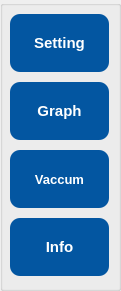
   <widget class="QGroupBox" name="groupBox_2">
    <property name="geometry">
     <rect>
      <x>10</x>
      <y>60</y>
      <width>121</width>
      <height>291</height>
     </rect>
    </property>
    <property name="font">
     <font>
      <family>나눔스퀘어_ac ExtraBold</family>
      <pointsize>12</pointsize>
      <weight>75</weight>
      <bold>true</bold>
     </font>
    </property>
    <property name="title">
     <string/>
    </property>
    <property name="alignment">
     <set>Qt::AlignLeading|Qt::AlignLeft|Qt::AlignVCenter</set>
    </property>
    <property name="flat">
     <bool>false</bool>
    </property>
    <property name="checkable">
     <bool>false</bool>
    </property>
    <widget class="QWidget" name="verticalLayoutWidget_3">
     <property name="geometry">
      <rect>
       <x>10</x>
       <y>10</y>
       <width>101</width>
       <height>271</height>
      </rect>
     </property>
     <layout class="QVBoxLayout" name="verticalLayout_3">
      <item>
       <widget class="QPushButton" name="setting_button">
        <property name="sizePolicy">
         <sizepolicy hsizetype="MinimumExpanding" vsizetype="MinimumExpanding">
          <horstretch>0</horstretch>
          <verstretch>0</verstretch>
         </sizepolicy>
        </property>
        <property name="minimumSize">
         <size>
          <width>0</width>
          <height>50</height>
         </size>
        </property>
        <property name="maximumSize">
         <size>
          <width>99</width>
          <height>58</height>
         </size>
        </property>
        <property name="font">
         <font>
          <family>Arial</family>
          <pointsize>11</pointsize>
          <weight>75</weight>
          <bold>true</bold>
         </font>
        </property>
        <property name="styleSheet">
         <string notr="true">
background-color: rgb(3, 86, 161);
color: rgb(255, 255, 255);
    border-width: 2px;
    border-radius: 10px;</string>
        </property>
        <property name="text">
         <string>Setting</string>
        </property>
       </widget>
      </item>
      <item>
       <widget class="QPushButton" name="graph_button">
        <property name="sizePolicy">
         <sizepolicy hsizetype="MinimumExpanding" vsizetype="MinimumExpanding">
          <horstretch>0</horstretch>
          <verstretch>0</verstretch>
         </sizepolicy>
        </property>
        <property name="maximumSize">
         <size>
          <width>99</width>
          <height>58</height>
         </size>
        </property>
        <property name="font">
         <font>
          <family>Arial</family>
          <pointsize>11</pointsize>
          <weight>75</weight>
          <bold>true</bold>
         </font>
        </property>
        <property name="styleSheet">
         <string notr="true">
background-color: rgb(3, 86, 161);
color: rgb(255, 255, 255);
    border-width: 2px;
    border-radius: 10px;</string>
        </property>
        <property name="text">
         <string>Graph</string>
        </property>
       </widget>
      </item>
      <item>
       <widget class="QLabel" name="vaccum_label">
        <property name="sizePolicy">
         <sizepolicy hsizetype="MinimumExpanding" vsizetype="MinimumExpanding">
          <horstretch>0</horstretch>
          <verstretch>0</verstretch>
         </sizepolicy>
        </property>
        <property name="maximumSize">
         <size>
          <width>99</width>
          <height>58</height>
         </size>
        </property>
        <property name="font">
         <font>
          <family>Arial</family>
          <pointsize>10</pointsize>
          <weight>75</weight>
          <bold>true</bold>
         </font>
        </property>
        <property name="styleSheet">
         <string notr="true">
background-color: rgb(3, 86, 161);
color: rgb(255, 255, 255);
    border-width: 2px;
    border-radius: 10px;</string>
        </property>
        <property name="text">
         <string>Vaccum</string>
        </property>
        <property name="textFormat">
         <enum>Qt::PlainText</enum>
        </property>
        <property name="alignment">
         <set>Qt::AlignCenter</set>
        </property>
       </widget>
      </item>
      <item>
       <widget class="QPushButton" name="info_button">
        <property name="sizePolicy">
         <sizepolicy hsizetype="MinimumExpanding" vsizetype="MinimumExpanding">
          <horstretch>0</horstretch>
          <verstretch>0</verstretch>
         </sizepolicy>
        </property>
        <property name="maximumSize">
         <size>
          <width>99</width>
          <height>58</height>
         </size>
        </property>
        <property name="font">
         <font>
          <family>Arial</family>
          <pointsize>11</pointsize>
          <weight>75</weight>
          <bold>true</bold>
         </font>
        </property>
        <property name="styleSheet">
         <string notr="true">
background-color: rgb(3, 86, 161);
color: rgb(255, 255, 255);
    border-width: 2px;
    border-radius: 10px;</string>
        </property>
        <property name="text">
         <string>Info</string>
        </property>
       </widget>
      </item>
     </layout>
    </widget>
   </widget>
